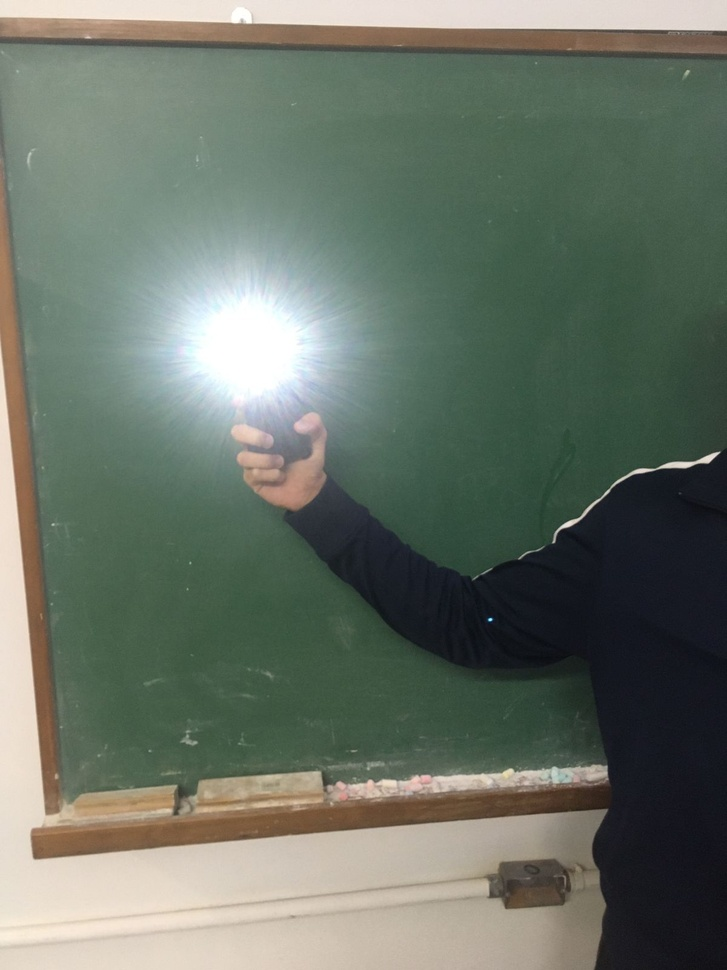
#> input picture input_image.jpeg, 727 x 970 px, shrunk from 1200 x 1600 before the run
$ python code.py
#> lines starting #> are read from the running program, lines starting #| are printed output that depends on the picture; after the words box and inside, x2 and y2 are one past the last pixel; in counts of white or black regions, pixels touching at a corner belong together
import numpy as np
import cv2 as cv

img= cv.imread('input_image.jpeg',0)
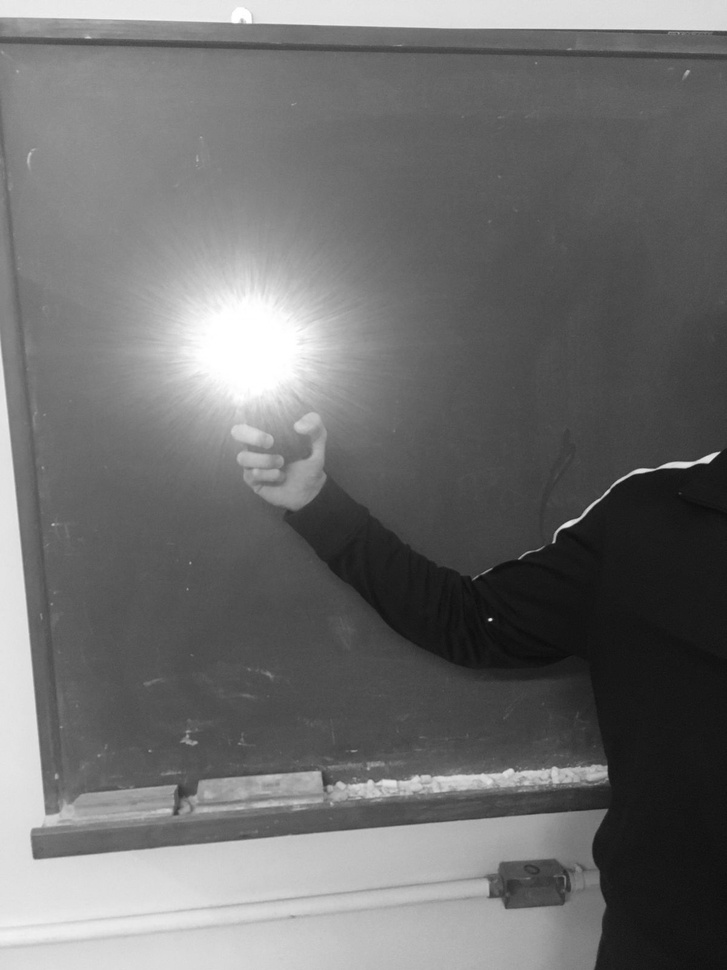
#> img: shape (970, 727); min 11, max 255, mean 110.7
dark_img=cv.convertScaleAbs(img, alpha=0.5, beta=-50)
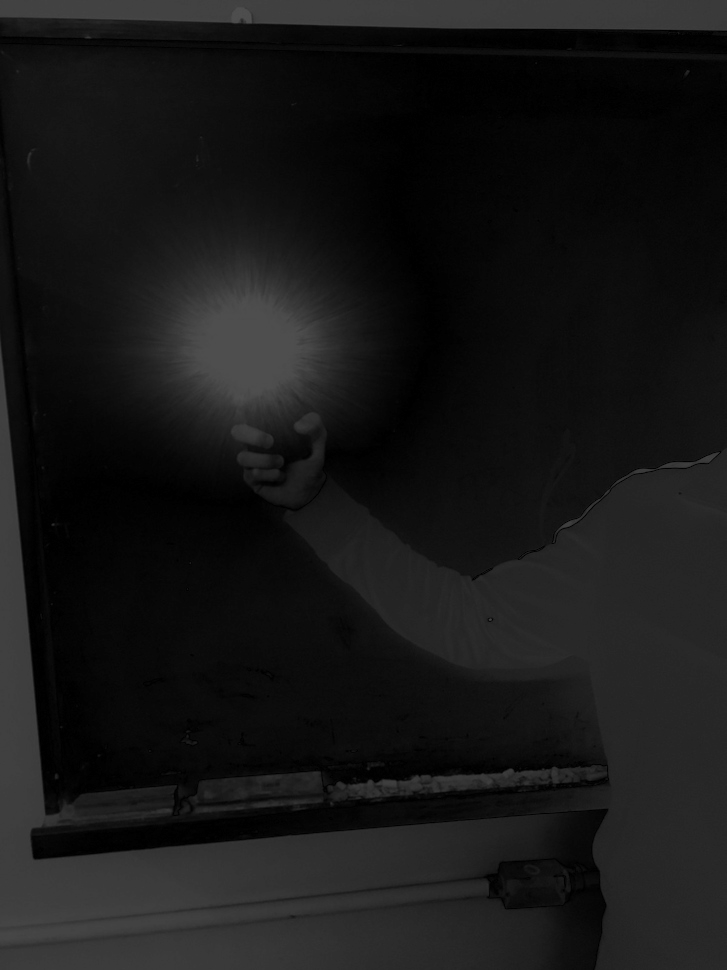
#> dark_img: shape (970, 727); min 0, max 78, mean 22.7
blur_img=cv.medianBlur(dark_img,5)
final_img=cv.bitwise_not(cv.inRange(blur_img, 0, 70))
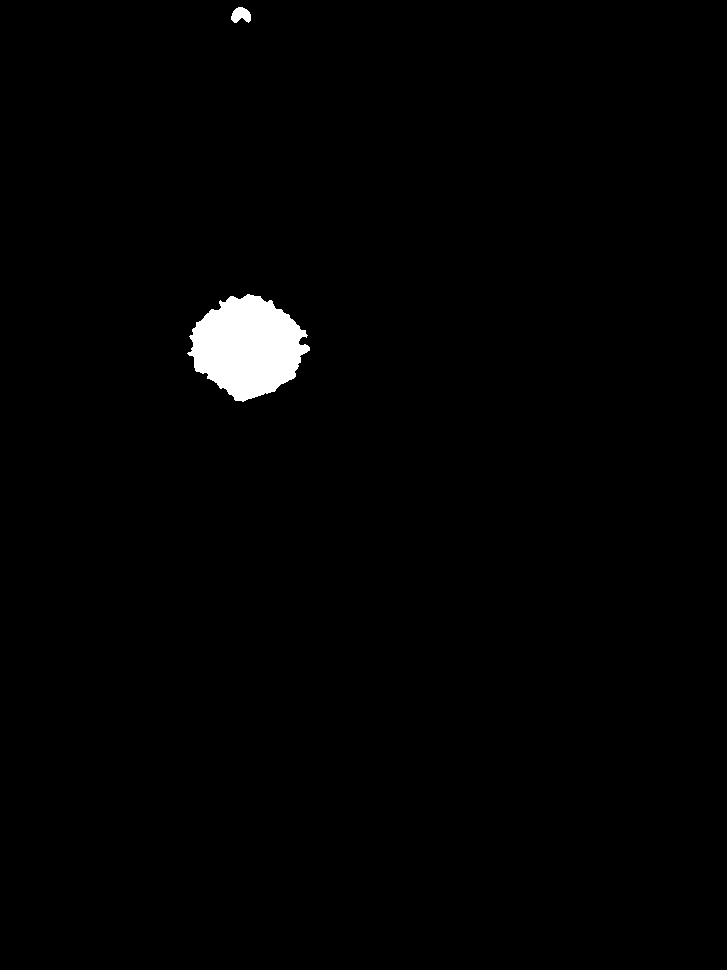
#> final_img: shape (970, 727); 1.3% white; 2 white regions
contours, hierarchies = cv.findContours(final_img, cv.RETR_LIST, cv.CHAIN_APPROX_SIMPLE)
#> contours = 2 contours; box (x1, y1, x2, y2) and area: (187, 294, 310, 402) 8633, (231, 7, 251, 23) 202
img=cv.cvtColor(img, cv.COLOR_GRAY2RGB);
#> img: shape (970, 727, 3)
M = cv.moments(contours[0])
#> M = moments, m00 8633, centre m10/m00, m01/m00 = (247.3, 346.5)
for i in contours:
    M = cv.moments(i)
    if M['m00'] != 0:
        cx = int(M['m10']/M['m00'])
        cy = int(M['m01']/M['m00'])
        cv.drawContours(img, [i], -1, (0, 255, 0), 2)
        cv.circle(img, (cx, cy), 7, (0, 0, 255), -1)
#> this loop made 2 passes
#> (cx, cy) on passes 1 to 2: (247, 346), (240, 14)
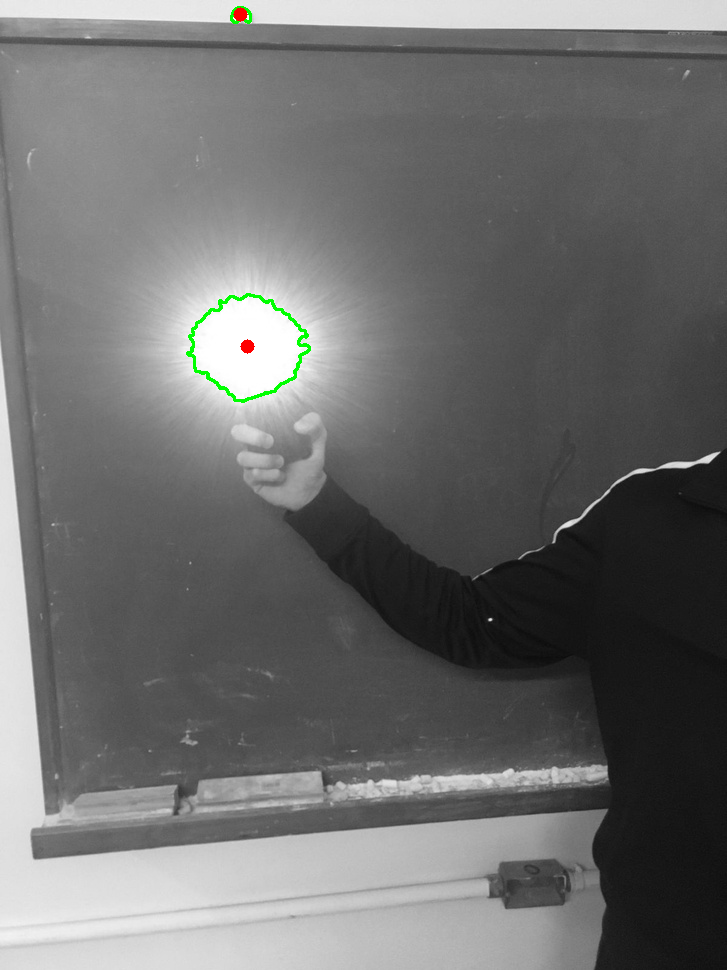
#> img: shape (970, 727, 3); mean B, G, R 110.1, 110.6, 110.2
print(f"x: {cx} y: {cy}")
#| x: 240 y: 14

filename = 'output_image.jpg'
cv.imwrite(filename, img)

$ run again, with img_example.jpg copied over input_image.jpeg
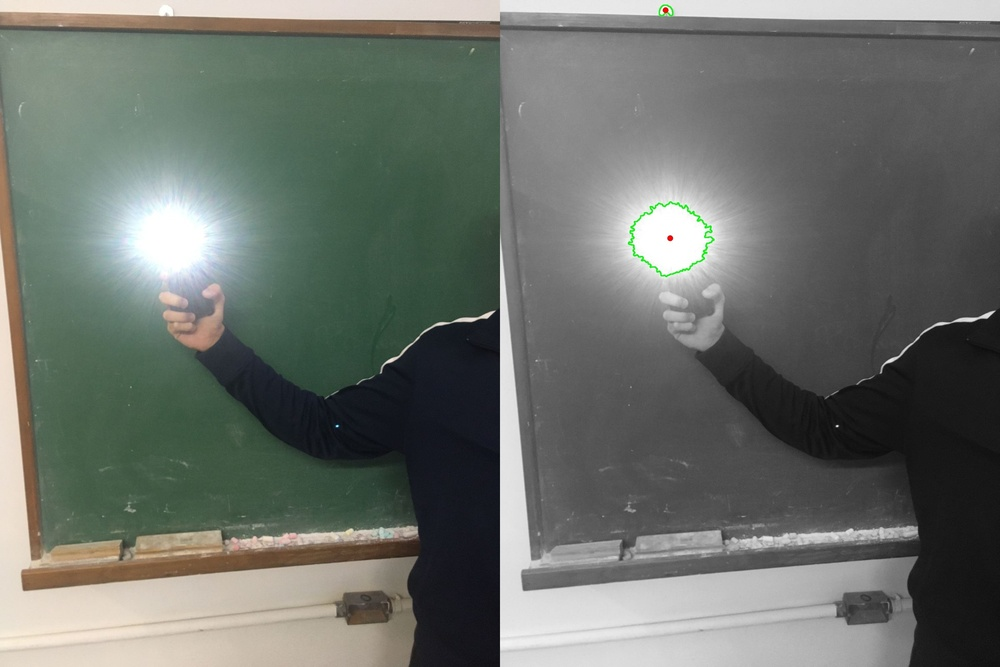
#> input picture img_example.jpg, 1000 x 667 px, shrunk from 2400 x 1600 before the run
#> `final_img=cv.bitwise_not(cv.inRange(blur_img, 0, 70))`:
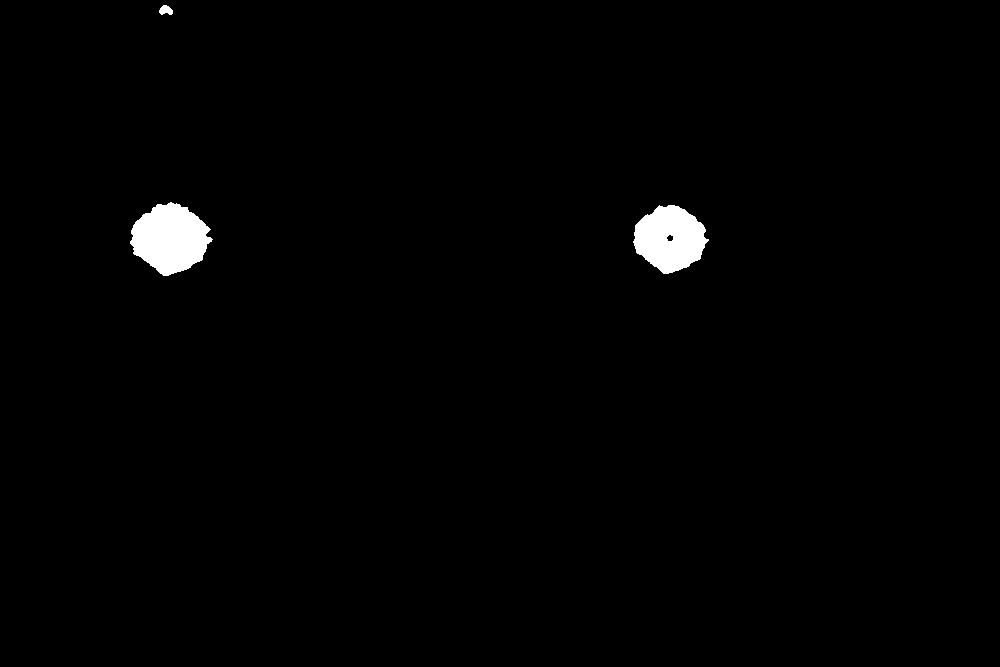
#> final_img: shape (667, 1000); 1.2% white; 3 white regions
#> contours = 4 contours; box (x1, y1, x2, y2) and area: (130, 202, 213, 276) 4039, (633, 205, 709, 274) 3557, (159, 5, 173, 15) 83, (666, 234, 674, 242) 36
#> M = moments, m00 36.5, centre m10/m00, m01/m00 = (669.7, 237.7)
#> the loop `for i in contours:` made 4 passes
#> (cx, cy) on passes 1 to 4: (669, 237), (669, 238), (169, 238), (165, 9)
#> after the loop `for i in contours:`:
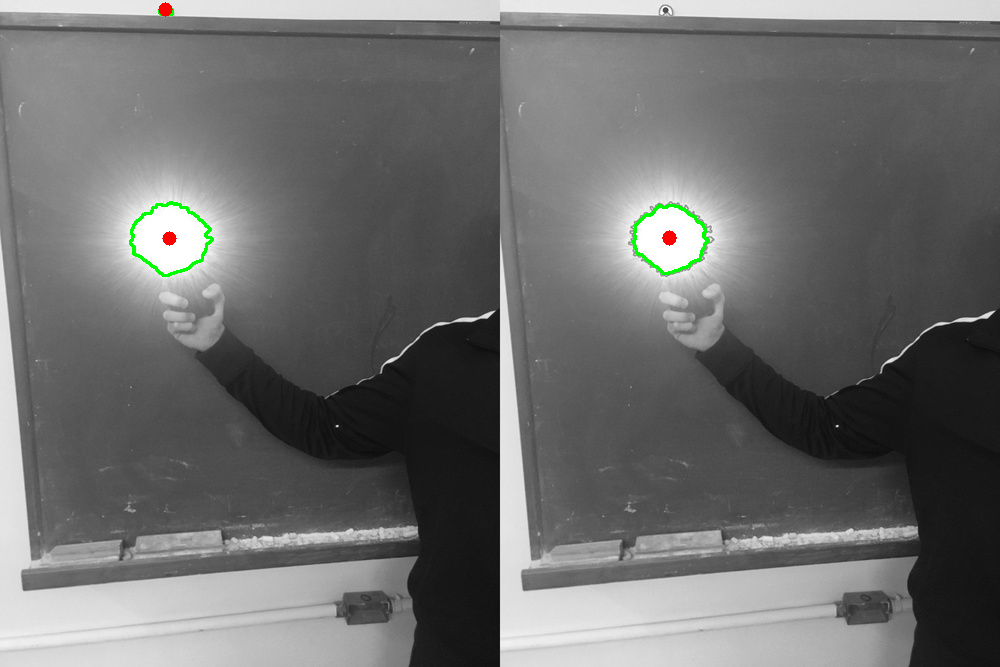
#> img: shape (667, 1000, 3); mean B, G, R 109.9, 110.5, 110
#| x: 165 y: 9
